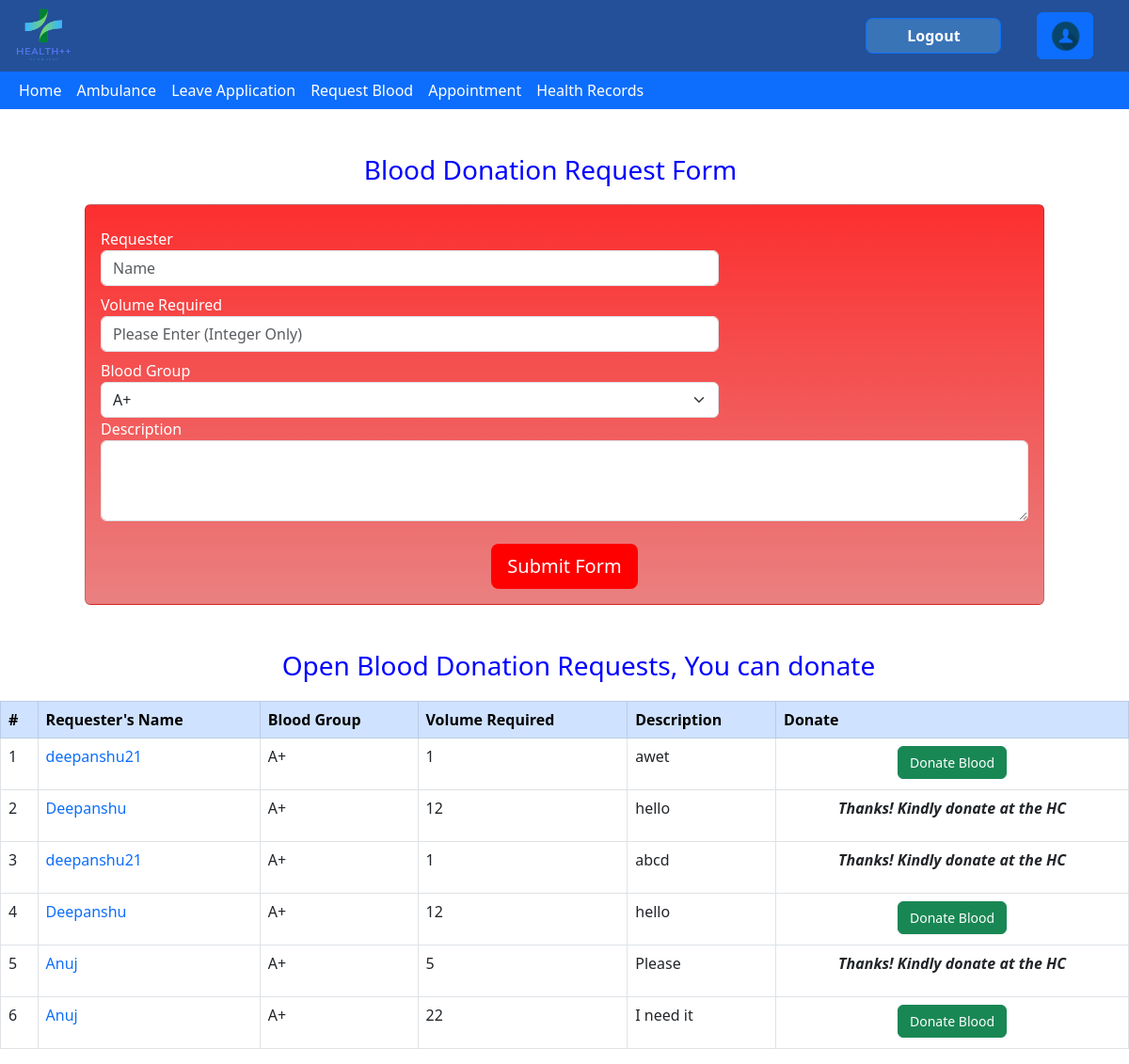
Page /blood_donate/ (signed in) on the committed database.
### blood_donate/models.py (models this page shows, shortened)
class Bloodrequest(models.Model):
    name = models.CharField(max_length=60)
    volume = models.IntegerField()
    blood_group = models.CharField(max_length=3)
    description = models.CharField(max_length=150)
    user = models.ForeignKey(User, null = True,on_delete=models.CASCADE)
    status = models.BooleanField()
    Donator = models.OneToOneField(donator,null=True,on_delete=models.CASCADE)

### blood_donate/views.py (the view)
# urls.py: path("",views.index,name="index"),
@login_required
def index(request):
    bg=Account.objects.get(user=request.user).BloodG
    if bg =='A+':
        return render(request,"blood_donate/Home.html",{"rows":Bloodrequest.objects.filter(status=True,blood_group=bg )|Bloodrequest.objects.filter(status=True,blood_group='AB+' ),"flag":0})
    elif bg =='O+':
        return render(request,"blood_donate/Home.html",{"rows":Bloodrequest.objects.filter(status=True,blood_group=bg )|Bloodrequest.objects.filter(status=True,blood_group='AB+' )|Bloodrequest.objects.filter(status=True,blood_group='B+')|Bloodrequest.objects.filter(status=True,blood_group='A+'),"flag":0})
    elif bg =='B+':
        return render(request,"blood_donate/Home.html",{"rows":Bloodrequest.objects.filter(status=True,blood_group=bg )|Bloodrequest.objects.filter(status=True,blood_group='AB+' ),"flag":0})
    elif bg =='AB+':
        return render(request,"blood_donate/Home.html",{"rows":Bloodrequest.objects.filter(status=True,blood_group=bg ),"flag":0})
    elif bg =='A-':
        return render(request,"blood_donate/Home.html",{"rows":Bloodrequest.objects.filter(status=True,blood_group=bg )|Bloodrequest.objects.filter(status=True,blood_group='AB+' )|Bloodrequest.objects.filter(status=True,blood_group='AB-' )|Bloodrequest.objects.filter(status=True,blood_group='A+'),"flag":0})
    elif bg =='O-':
        return render(request,"blood_donate/Home.html",{"rows":Bloodrequest.objects.filter(status=True),"flag":0})
    elif bg =='B-':
        return render(request,"blood_donate/Home.html",{"rows":Bloodrequest.objects.filter(status=True,blood_group=bg )|Bloodrequest.objects.filter(status=True,blood_group='AB+' )|Bloodrequest.objects.filter(status=True,blood_group='AB-' )|Bloodrequest.objects.filter(status=True,blood_group='B+'),"flag":0})
    else:
        return render(request,"blood_donate/Home.html",{"rows":Bloodrequest.objects.filter(status=True,blood_group=bg)|Bloodrequest.objects.filter(status=True,blood_group='AB+' ),"flag":0})

### blood_donate/templates/blood_donate/Home.html (shortened to what this page needs)
{% extends 'health/base.html' %}
{% load static%}
{%block content%}
<!DOCTYPE html>
<html>
    <head>
        <link href="https://cdn.jsdelivr.net/npm/bootstrap@5.3.0-alpha1/dist/css/bootstrap.min.css" rel="stylesheet">
    </head>
    <body>
        <div>
            <div class="container-sm mx-6 mt-5">
                <h3 style='color: blue; margin-bottom: 20px; text-align: center; margin-right: 30px;'>
                    Blood Donation Request Form
                </h3>
                <form action="{% url 'submitblood' %}" method="post" class="card p-3 needs-validation mx-5" novalidate style='font-weight:400;background: linear-gradient(rgb(252, 47, 47), rgb(234, 128, 128));'>
                    <div class="form-group row">
                        <div class="col-md-12 col-lg-2 ">
                            <label>
                                <div class=" mt-2 text-white">Requester </div>
                            </label>
                        </div>
                    </div>
                    <div class="col-md-12 col-lg-8 " method="post">
                        <input type="text" name="name" class="form-control float-left" placeholder="Name" required></input>
                    </div>
                    <div class="form-group row ">
                        <div class="col-md-12 col-lg-2">
                            <label>
                                <div class="mt-2 text-white">Volume Required</div>
                            </label>
                        </div>
                    </div>
                    <div class="col-md-12 col-lg-8 " method="post">
                        <input type="integer" required="True" name="volume" class="form-control float-left"placeholder="Please Enter (Integer Only)" />
                    </div>
                    <div class="form-group row ">
                        <div class="col-md-12 col-lg-2 ">
                            <label>
                                <div class=" mt-2 text-white">Blood Group</div>
                            </label>
                        </div>
                    </div>
                    <div class="col-md-12 col-lg-8" method="post">
                        <select name="bloodgrp" class="form-select" required>
                            <option value="A+">A+</option>
                          </select>
                    </div>
                    <div class="form-group" method="post">
                        <label class="text-white">Description</label>
                        <textarea name="text" class="form-control text-left" rows="3"></textarea>
                    </div>
                    <div class="mt-4 text-center">
                        <button type="submit" class="btn btn-lg text-white" style='background-color: #ff0000'>
                            Submit Form
                        </button>
                    </div>
                </form>
            </div>
            <div class="mt-5">
                <h3 style='color: blue;margin-bottom:20px; text-align:center;margin-left:30px;'>Open Blood Donation Requests, You can donate</h3>
                <div class="table-responsive">
                    <table class="table table-bordered table-hover">
                        <thead class="table-primary">
                            <tr>
                                <th scope="col">#</th>
                                <th scope="col">Requester's Name </th>
                                <th scope="col">Blood Group </th>
                                <th scope="col">Volume Required</th>
                                <th scope="col">Description</th>
                                <th scope="col">Donate</th>
                            </tr>
                        </thead>
                        <tbody>
                            {% for r in rows %}
                            {% if user == r.user %}
                            <tr id="row{{forloop.counter}}" onclick="showDetails('{{forloop.counter|escapejs}}')">
                                <td className="font-weight-bold" >{{ forloop.counter }}</td>
                                <td class="text-primary">{{r.name}}</td>
                                <td >{{r.blood_group}}</td>
                                <td > {{r.volume}}</td>
                                <td ><p>{{r.description}}</p></td>
                                <td>
                                    <form method="post" action="{% url 'confirm' %}" style="margin:auto; width: fit-content;" onsubmit="return confirm('Are you sure you want to close this request?')">
                                        {% csrf_token %}
                                        <input type="hidden" name="id" value={{r.id}}>
                                        <button type="submit" class="btn btn-success" style="font-size: 14;" name="status" value="Close{{r.id}}">Close Request</button>
                                    </form>
                                </td>
                            </tr>
                            <tr id="det{{forloop.counter}}" style="display: none; width:100%;">
                                <td colspan="6">
                                    {%if r.Donator.name == null %}
                                        Your request is pending to be accepted.
                                    {%else%}
                                    Congratulations, Your request has been accepted by <strong>{{r.Donator.name}} ({{r.Donator.CCID}})</strong>
                                    , You can contact them at <i>{{r.Donator.PhnNo}} or {{r.Donator.email}}</i>
                                    {%endif%}
                                </td>
                            </tr>
                            {% else %}
                            <tr>
                                <td className="font-weight-bold" >{{ forloop.counter }}</td>
                                <td class="text-primary">{{r.name}}</td>
                                <td >{{r.blood_group}}</td>
                                <td > {{r.volume}}</td>
                                <td ><p>{{r.description}}</p></td>
                                <td>
                                    {% if user.account.Role == 'Receptionist' %}
                                    <form method="post" action="{% url 'confirm' %}" style="margin:auto; width: fit-content;" onsubmit="return confirm('Are you sure you want to close this request?')">
                                        {% csrf_token %}
                                        <input type="hidden" name="id" value={{r.id}}>
                                        <button type="submit" class="btn btn-success" style="font-size: 14;" name="status" value="Close{{r.id}}">Close Request</button>
                                    </form>
                                    {% else %}
                                    <form method="post" action="{% url 'donate' %}" style="margin:auto; width: fit-content;">
                                            {% if user.account.CCID == r.Donator.CCID %}
                                            <strong><em>Thanks! Kindly donate at the HC</em></strong>
                                            {%else%}
                                            <button type="submit" class="btn btn-success" style="font-size: 14;" name="Reqid" value="{{r.id}}">Donate Blood</button>
                                            {%endif%}
                                    </form>
                                    {% endif %}
                                </td>
                            </tr>
                            {% endif %}
                            {% endfor %}
                        </tbody>
                    </table>
                </div>
            </div>
        </div>
    </body>
</html>
{% endblock %}

### rows in the picture
Bloodrequest: name "deepanshu21", blood_group "A+", volume "1", description "awet", {{ r.id }} 4 (drawn)
Bloodrequest: name "Deepanshu", blood_group "A+", volume "12", description "hello", shows "Thanks! Kindly donate at the HC"
Bloodrequest: name "deepanshu21", blood_group "A+", volume "1", description "abcd", shows "Thanks! Kindly donate at the HC"
Bloodrequest: name "Deepanshu", blood_group "A+", volume "12", description "hello", {{ r.id }} 10 (drawn)
Bloodrequest: name "Anuj", blood_group "A+", volume "5", description "Please", shows "Thanks! Kindly donate at the HC"
Bloodrequest: name "Anuj", blood_group "A+", volume "22", description "I need it", {{ r.id }} 12 (drawn)
